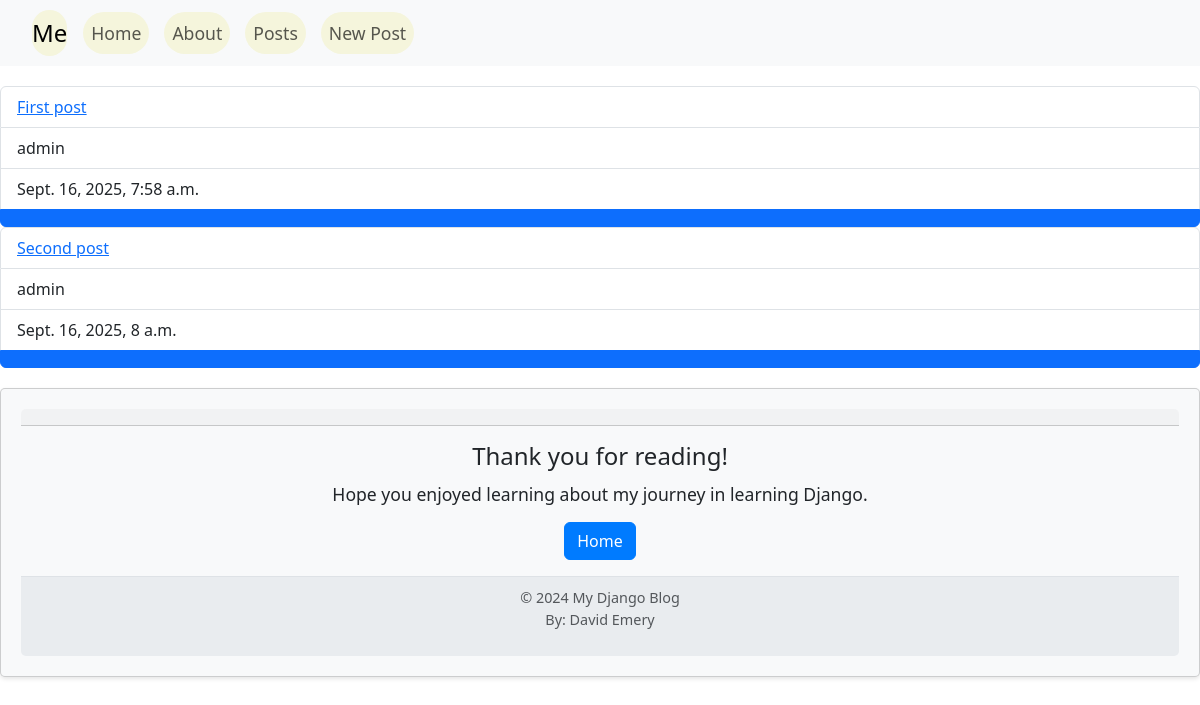
Page /posts/list/ on the earlier database version.
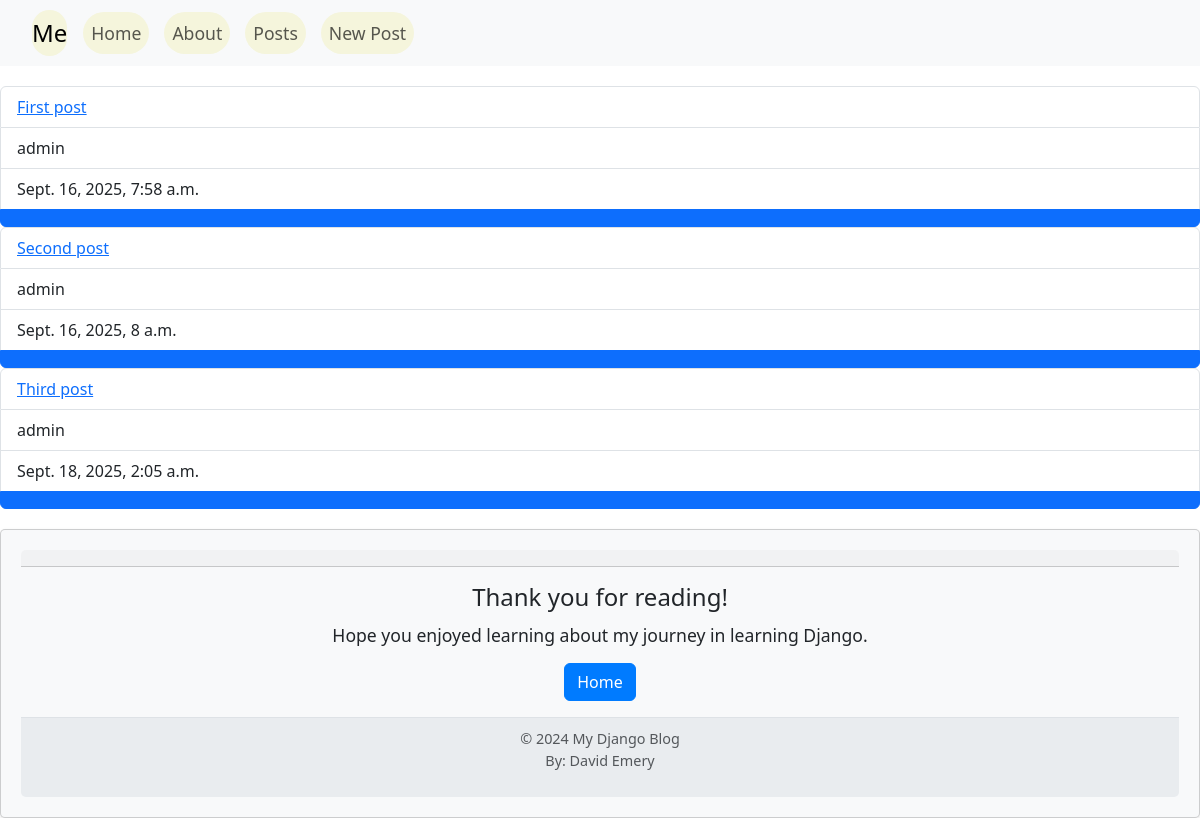
Same page on the later database version.
### posts/models.py (models this page shows, shortened)
class Post(models.Model):
    title = models.CharField(max_length=128)
    subtitle = models.CharField(max_length=256)
    body = models.TextField()
    author = models.ForeignKey(
        get_user_model(),
        on_delete=models.CASCADE,
    )
    created_on = models.DateTimeField(auto_now_add=True)

### posts/views.py (the view)
# urls.py: path('list/', PostListView.as_view(), name='posts'),
class PostListView(ListView):
    template_name = "posts/list.html"
    model = Post
    context_object_name = "post_list"

### templates/posts/list.html (shortened to what this page needs)
{% extends "base.html" %}
{% block content %}
    <div>
{% for item in post_list %}
<ul class="list-group">
  <li class="list-group-item" aria-current="true"><a href="{% url 'post_detail' item.id %}">{{ item.title }}</a></li>
  <li class="list-group-item">{{ item.author }}</li>
  <li class="list-group-item">{{ item.created_on }}</li>
  <li class="list-group-item active"></li>
</ul>
{% endfor %}
    </div>
{% endblock content %}

### templates/base.html (shortened to what this page needs)
<!DOCTYPE html>
<html lang="en">
<head>
    <link href="https://cdn.jsdelivr.net/npm/bootstrap@5.3.8/dist/css/bootstrap.min.css" rel="stylesheet">
</head>
<body>
    {% include 'navbar.html' %}
    <div>{% block content %}{% endblock content %}</div>
    {% include 'footer.html' %}
</body>
</html>

### templates/navbar.html (shortened to what this page needs)
{% load static %}
<nav class="navbar navbar-expand-lg navbar-light bg-light nav">
  <div class="container-fluid">
    <a class="navbar-brand" href="{% url 'home' %}">Me</a>
    <div class="collapse navbar-collapse" id="navbarNav">
      <ul class="navbar-nav">
        <li class="nav-item">
          <a class="nav-link" aria-current="page" href="{% url 'home' %}">Home</a>
        </li>
        <li class="nav-item">
          <a class="nav-link" href="{% url 'about' %}">About</a>
        </li>
          <li class="nav-item">
          <a class="nav-link" href="{% url 'posts' %}">Posts</a>
        </li>
                  <li class="nav-item">
          <a class="nav-link" href="{% url 'post_new' %}">New Post</a>
        </li>
      </ul>
    </div>
  </div>
</nav>
{% block css %}
<link rel="stylesheet" href="{% static 'css/header.css' %}">
{% endblock css %}

### templates/footer.html
{% load static %}
<div class="card text-center">
  <div class="card-header">
  </div>
  <div class="card-body">
    <h5 class="card-title">Thank you for reading!</h5>
    <p class="card-text">Hope you enjoyed learning about my journey in learning Django.</p>
    <a href="{% url 'home' %}" class="btn btn-primary">Home</a>
  </div>
  <div class="card-footer text-body-secondary">
    &copy; 2024 My Django Blog
    <p>By: David Emery</p>
  </div>
</div>
{% block css %}
<link rel="stylesheet" href="{% static 'css/header.css' %}">
{% endblock css %}

### static/css/header.css (style rules this page uses)
.card { margin-top: 20px; background-color: #f8f9fa; border-radius: 5px; box-shadow: 0 2px 4px rgba(0, 0, 0, 0.1); padding: 20px; }
.card-footer { background-color: #e9ecef; border-top: 1px solid #dee2e6; padding: 10px 20px; font-size: 0.9em; color: #6c757d; }
.card-title { font-size: 1.5em; margin-bottom: 10px; }
.card-text { font-size: 1.1em; margin-bottom: 15px; }
.btn-primary { background-color: #007bff; border-color: #007bff; }
.navbar { margin-bottom: 20px; background-color: beige; padding: 10px 20px; }
.navbar-brand { font-size: 1.5em; background-color: beige; border-radius: 30px; }
.nav-link { font-size: 1.1em; margin-right: 15px; background-color: beige; border-radius: 30px; }

Differences in the rows shown:
added Post: title "Third post", author "admin", created_on "Sept. 18, 2025, 2:05 a.m."
